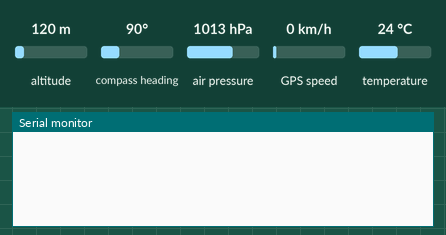
Simulated run of this sketch. Board: ESP32. On the bench: the last lines printed to the serial monitor. The inputs (shaded band) are chosen by the test bench; at power-on: altitude 120 m, air pressure 1013 hPa, GPS speed 0 km/h, temperature 24 °C, compass heading 90°. The GPS gets a fix after 3 s at 37.7749, -122.4194 with 8 satellites.

Above: at 1.2 s.
1.3 s: altitude set to 20 m
At 5.8 s:
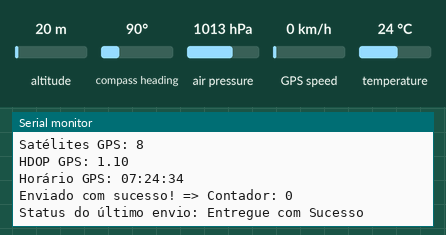
6.5 s: air pressure set to 952 hPa
8.0 s: GPS speed set to 2 km/h
9.5 s: temperature set to 12 °C
At 10.8 s:
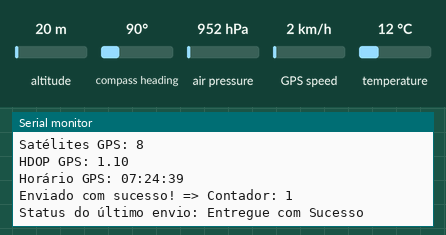

Measured:
- after the input at 1.3 s, the serial monitor: prints a new line after 3.7 s (image 1)
- after the input at 9.5 s, the serial monitor: prints a new line after 0.50 s (image 2)

The sketch:

esp_now_sender.ino
```cpp
/*********************************************************
* Autor: Gabriel Sales de Jesus
* Trabalho de Conclusão de Curso em Engenharia Eletrônica
*********************************************************/

/********************** Bibliotecas *********************/
// ESP NOW
#include <esp_now.h>
#include <WiFi.h>

// Sensor BMP280
#include <Adafruit_Sensor.h>
#include <Adafruit_BMP280.h>

// GPS
#include <SoftwareSerial.h>
#include <TinyGPS++.h>
/********************************************************/

/*********** Definições de Objetos e Variáveis **********/
// ID do Nó
#define NODE 10

// I2C bmp
Adafruit_BMP280 bmp;

// GPS
#define RX 16
#define TX 17
#define GPS_BAUD 9600
#define TIMEZONEOFFSET -3
TinyGPSPlus gps;
SoftwareSerial gpsSerial(RX, TX);

int contador = 0;
int intervaloEnvio = 5000; // Intervalo de 5s
long ultimoEnvio = 0;
/*********************************************************/

// Endereço MAC do receptor
uint8_t broadcastAddress[] = {0x3C, 0x61, 0x05, 0x14, 0x57, 0x64}; //ESP1

/******************* Estrutura dos Dados *****************/
// Estrutura para enviar os dados do BMP280 e GPS
typedef struct struct_message {
    int node;
    int contador;
    float temp;
    float pres;
    float alt;
    double gps_lat;
    double gps_long;
    float gps_speed;
    float gps_alt;
    int gps_sats;
    float gps_hdop;
    char gps_time[20]; // Horário formatado
} struct_message;
/*********************************************************/

/************** Instanciando as Estruturas ***************/
struct_message BMP280GPSReadings;
/*********************************************************/

esp_now_peer_info_t peerInfo;

// Callback quando os dados são enviados
void OnDataSent(const uint8_t *mac_addr, esp_now_send_status_t status) {
  Serial.print("\r\nStatus do último envio: ");
  Serial.println(status == ESP_NOW_SEND_SUCCESS ? "Entregue com Sucesso" : "Falha na Entrega");
  Serial.println();
}

void setup() {
  // Iniciando Serial
  Serial.begin(115200);

  // Iniciando o GPS
  gpsSerial.begin(GPS_BAUD);

  // Iniciando o BMP280
  if (!bmp.begin(0x76)) {
    Serial.println("Falha ao inicializar o sensor BMP280!");
  }

  // Define o dispositivo como Wi-Fi Station
  WiFi.mode(WIFI_STA);

  // Inicia a rede ESP-NOW
  if (esp_now_init() != ESP_OK) {
    Serial.println("Erro ao inicializar ESP-NOW");
    return;
  }

  // Registro de status de transmissão do pacote
  esp_now_register_send_cb(OnDataSent);

  // Registrando o par
  memcpy(peerInfo.peer_addr, broadcastAddress, 6);
  peerInfo.channel = 0;
  peerInfo.encrypt = false;

  // Adicionando o par
  if (esp_now_add_peer(&peerInfo) != ESP_OK) {
    Serial.println("Falha ao adicionar peer");
    return;
  }
}

// Criação da função que exibe os dados enviados
void exibirDadosEnviados(struct_message dados){
  Serial.print("Nó: ");
  Serial.println(dados.node);
  Serial.print("Contador: ");
  Serial.println(dados.contador);
  Serial.print("Temperatura: ");
  Serial.println(dados.temp);
  Serial.print("Pressão: ");
  Serial.println(dados.pres);
  Serial.print("Altitude: ");
  Serial.println(dados.alt);

  Serial.print("GPS LAT: ");
  Serial.println(dados.gps_lat, 6);
  Serial.print("GPS LONG: ");
  Serial.println(dados.gps_long, 6);
  Serial.print("GPS Velocidade (km/h): ");
  Serial.println(dados.gps_speed);
  Serial.print("GPS Altitude (m): ");
  Serial.println(dados.gps_alt);
  Serial.print("Satélites GPS: ");
  Serial.println(dados.gps_sats);
  Serial.print("HDOP GPS: ");
  Serial.println(dados.gps_hdop);
  Serial.print("Horário GPS: ");
  Serial.println(dados.gps_time);
}

// Criação da Função que realiza as leituras dos dados
void getReadings(){
  // Adicionando o ID do Nó na mensagem da estrutura
  BMP280GPSReadings.node = NODE;

  // Atualiza o contador
  BMP280GPSReadings.contador = contador;

  // Coletando os dados do BMP280
  BMP280GPSReadings.temp = bmp.readTemperature();
  BMP280GPSReadings.pres = bmp.readPressure() / 100.0F;
  BMP280GPSReadings.alt = bmp.readAltitude();

  // Verificando se os dados do GPS são válidos e salvando na mensagem a ser enviada
  if (gps.location.isValid()) {

    BMP280GPSReadings.gps_lat = gps.location.lat();
    BMP280GPSReadings.gps_long = gps.location.lng();
    BMP280GPSReadings.gps_speed = gps.speed.kmph();
    BMP280GPSReadings.gps_alt = gps.altitude.meters();
    BMP280GPSReadings.gps_sats = gps.satellites.value();
    BMP280GPSReadings.gps_hdop = gps.hdop.hdop();

    // Ajuste de horário para UTC-3 (Brasília)
    int hour = gps.time.hour() + TIMEZONEOFFSET;
    if (hour < 0) {
      hour += 24;
    } else if (hour > 23){
      hour -= 24;
    }
    snprintf(BMP280GPSReadings.gps_time, sizeof(BMP280GPSReadings.gps_time), "%02d:%02d:%02d", hour, gps.time.minute(), gps.time.second());

  } else {
    Serial.println("GPS Não disponível");
  }

  exibirDadosEnviados(BMP280GPSReadings);
}

void loop() {

  // Atualiza os dados do GPS sem bloquear o loop
  while (gpsSerial.available() > 0) {
    gps.encode(gpsSerial.read());
  }

  unsigned long tempoAtual = millis();

  if (tempoAtual - ultimoEnvio >= intervaloEnvio) {
    ultimoEnvio = tempoAtual;

    // Chama a função de leitura dos dados
    getReadings();

    // Envia os dados via ESP-NOW
    esp_err_t result = esp_now_send(broadcastAddress, (uint8_t *) &BMP280GPSReadings, sizeof(BMP280GPSReadings));

    if(result == ESP_OK){
      Serial.printf("Enviado com sucesso! => Contador: %d\n", contador);
      contador += 1;
    }
  }
}
```
